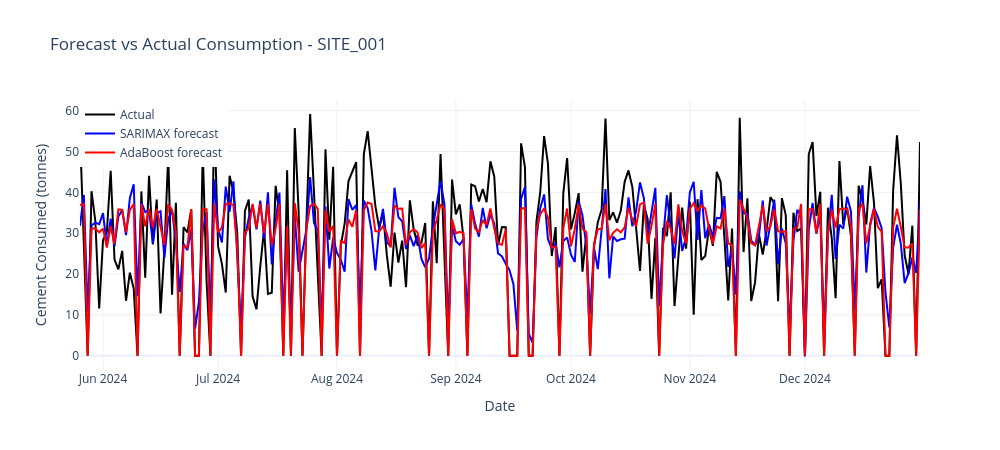

The cell this chart's notebook holds for it:
### Code cell
#Chart the forecasts against actual consumption

import plotly.graph_objects as go

fig = go.Figure()

fig.add_trace(go.Scatter(x=y_test.index, y=y_test, mode='lines',
                         name='Actual', line=dict(color='black')))
fig.add_trace(go.Scatter(x=y_test.index, y=sarimax_forecast, mode='lines',
                         name='SARIMAX forecast', line=dict(color='blue')))
fig.add_trace(go.Scatter(x=y_test.index, y=ada_forecast, mode='lines',
                         name='AdaBoost forecast', line=dict(color='red')))

fig.update_layout(
    title=f'Forecast vs Actual Consumption - {site_id}',
    xaxis_title='Date',
    yaxis_title='Cement Consumed (tonnes)',
    legend=dict(x=0, y=1),
    template='plotly_white',
    width=1000,
    height=450
)

fig.show()

### Figure 1 — Plotly figure (JSON) as saved in the notebook; plotly's stock layout.template omitted (floating-point values rounded to 4 significant figures; data arrays with more than 128 entries replaced by an {"elided": "..."} marker saying what was removed)
{"data": [{"line": {"color": "black"}, "mode": "lines", "name": "Actual", "type": "scatter", "x": {"elided": "220 str values"}, "y": {"elided": "220 float values"}}, {"line": {"color": "blue"}, "mode": "lines", "name": "SARIMAX forecast", "type": "scatter", "x": {"elided": "220 str values"}, "y": {"elided": "220 float values"}}, {"line": {"color": "red"}, "mode": "lines", "name": "AdaBoost forecast", "type": "scatter", "x": {"elided": "220 str values"}, "y": {"elided": "220 float values"}}], "layout": {"height": 450, "legend": {"x": 0, "y": 1}, "title": {"text": "Forecast vs Actual Consumption - SITE_001"}, "width": 1000, "xaxis": {"title": {"text": "Date"}}, "yaxis": {"title": {"text": "Cement Consumed (tonnes)"}}}}
